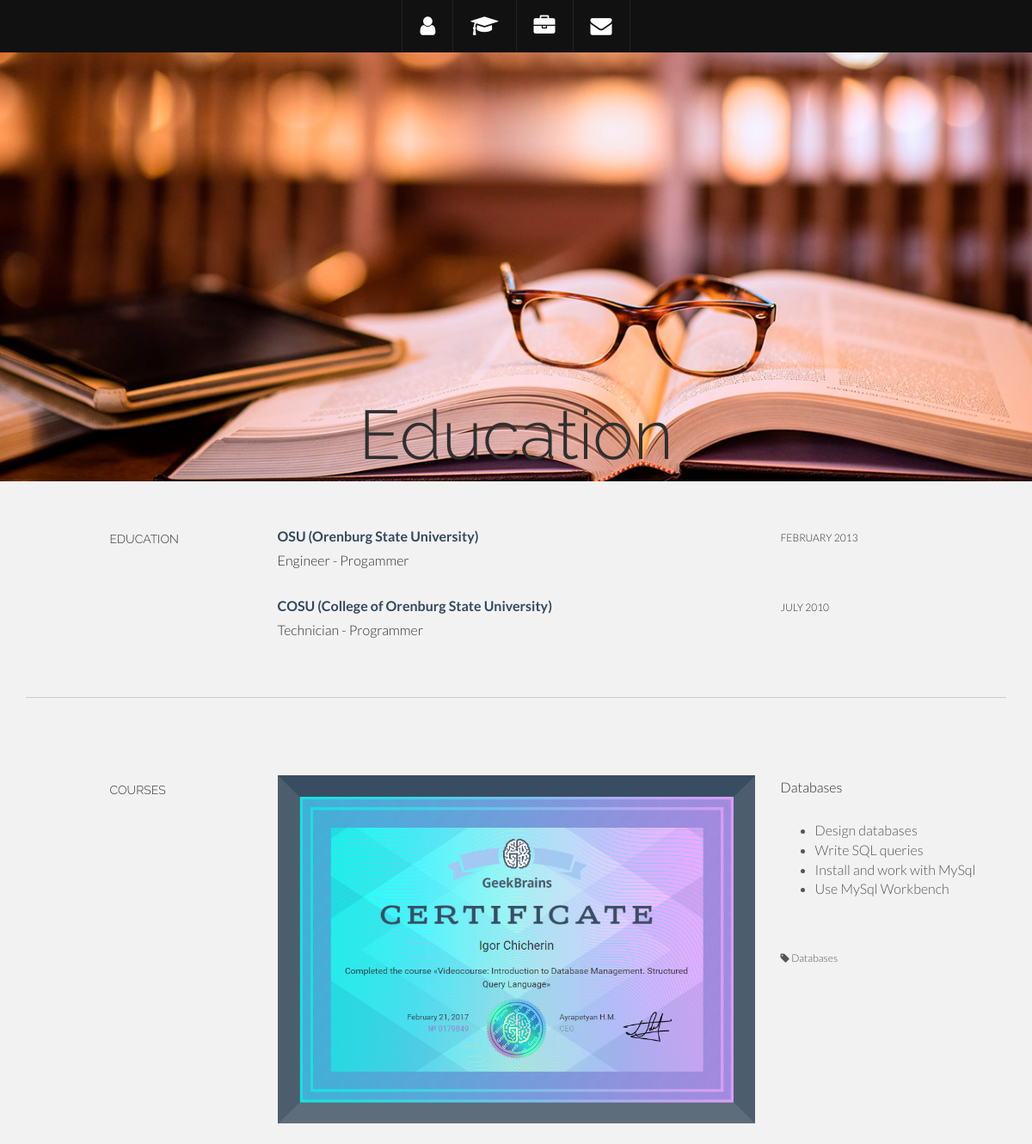
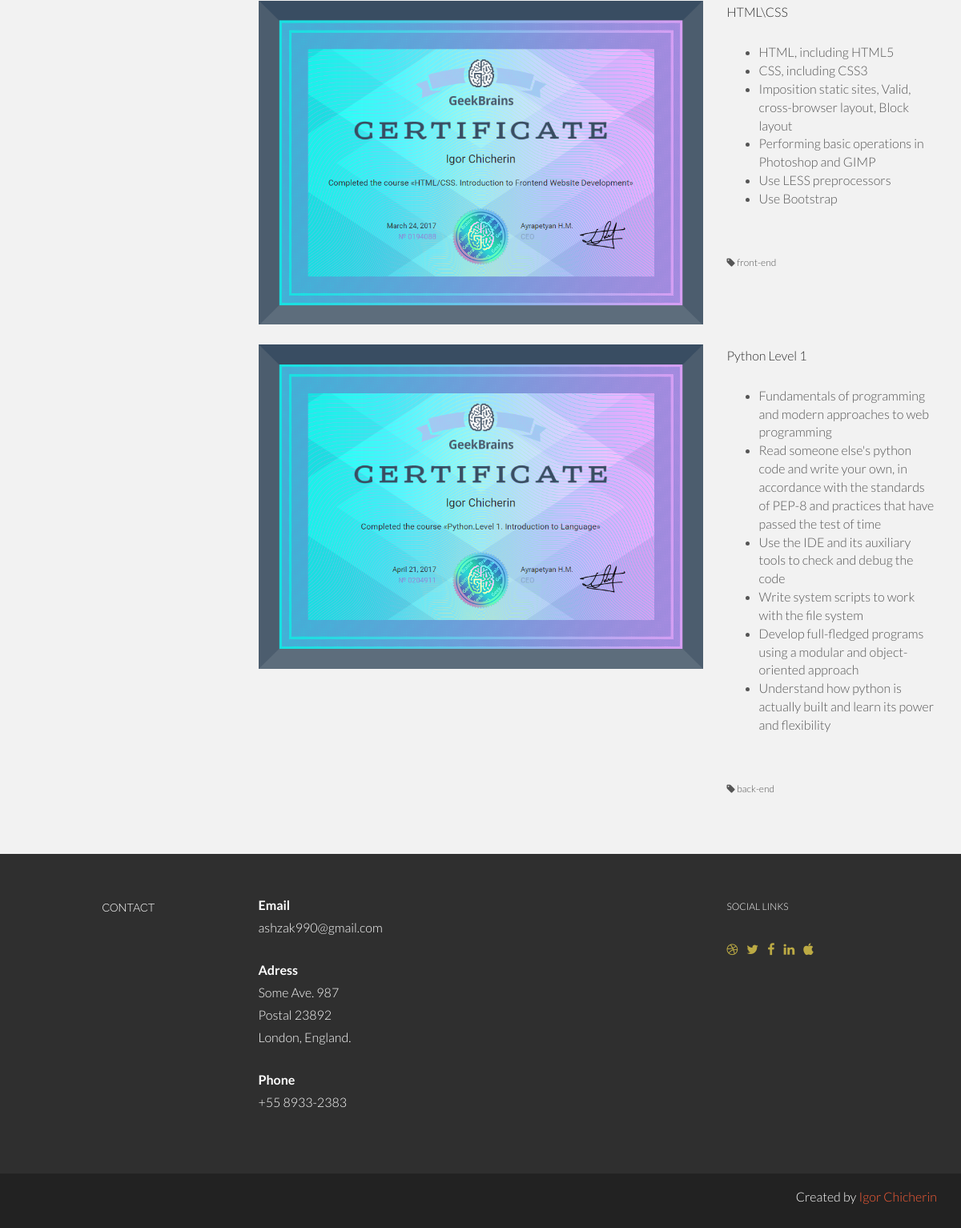
The app's page /education/ with its own data (2 pictures, top to bottom).
### myblog/models.py (models this page shows)
class Education(models.Model):
    img = models.CharField(max_length=150)
    course = models.CharField(max_length=100)
    text = models.TextField()
    tag = models.TextField(max_length=50)

### myblog/views.py (the view)
# urls.py: url(r'^education/$', education_view),
def education_view(request):
    cerficates = Education.objects.all()
    return render_to_response('learn.html', {'education_view': cerficates})

### templates/learn.html (shortened to what this page needs)
{% extends "base.html" %}
{% block menu %}
    <li class="menu-item"><a class="smoothScroll" href="/index/" title="About"><i class="icon-user"></i></a></li>
	<li class="menu-item"><a class="smoothScroll" href="#resume" title="Education"><i class="fa fa-graduation-cap" aria-hidden="true"></i></a></li>
	<li class="menu-item"><a class="smoothScroll" href="/work" title="Works"><i class="icon-briefcase"></i></a></li>
	<li class="menu-item"><a class="smoothScroll" href="#contact" title="Contact"><i class="icon-envelope"></i></a></li>
{% endblock %}
{% block content %}
    <div id="eduheaderwrap">
		<div class="container">
			<div class="row centered">
				<div class="col-lg-12">
					<h1 style="margin-top: 23%">Education</h1>
				</div>
			</div>
		</div>
	</div>
	<div class="container desc">
		<div class="row">
				<div class="col-lg-2 col-lg-offset-1">
					<h5>EDUCATION</h5>
				</div>
				<div class="col-lg-6">
					<p><t><a href="http://www.osu.ru/" style="color: #34495e">OSU (Orenburg State University)</a></t><br/>
						Engineer - Progammer <br/>
					</p>
				</div>
		        <div class="col-lg-3">
					<p><sm>FEBRUARY 2013</sm></p>
				</div>
				<div class="col-lg-6 col-lg-offset-3">
					<p><t><a href="http://uc.osu.ru/" style="color: #34495e">COSU (College of Orenburg State University)</a></t><br/>
						 Technician - Programmer <br/>
					</p>
				</div>
				<div class="col-lg-3">
					<p><sm>JULY 2010</sm></p>
				</div>
		</div>
		<br>
		<hr>
	</div>
		<br>
	<div class="container desc">
		<div class="row">
				<div class="col-lg-2 col-lg-offset-1">
					<h5>COURSES</h5>
				</div>
                {% if not education_view.0 %}
                   <div class="col-lg-6">
                            <p><img class="img-responsive" src="/static/img/port01.jpg" alt=""></p>
                        </div>
                    <p>I HAVE NOT COURSES YET</p>
                {% else %}
                    {% for cert in education_view %}
                        {% if cert == education_view.0 %}
                            <div class="col-lg-6">
                                <p><img class="img-responsive" src="{{ cert.img }}" alt=""></p>
                            </div>
                            <div class="col-lg-3">
                                <p>{{ cert.course }}</p>
                            <p><more>{{ cert.text|safe }}<br/><br/>
                                <sm><i class="icon-tag"></i> {{ cert.tag }}</sm></more>
                            </p>
                            </div>
                        {% else %}
                            <div class="col-lg-6 col-lg-offset-3">
                                <p><img class="img-responsive" src="{{ cert.img }}" alt=""></p>
                            </div>
                            <div class="col-lg-3">
                                    <p>{{ cert.course }}</p>
                                <p><more>{{ cert.text|safe }}<br/><br/>
                                    <sm><i class="icon-tag"></i> {{ cert.tag }}</sm></more>
                                </p>
                            </div>
                        {% endif %}
                    {% endfor %}
		        {% endif %}
		</div>
		<br>
		<br>
	</div>
    {% endblock %}

### static/css/main.css (style rules this page uses)
body { background-color: #f2f2f2; font-family: "Lato"; font-weight: 300; font-size: 16px; color: #555; -webkit-font-smoothing: antialiased; -webkit-overflow-scrolling: touch; }
h1, h2, h3, h4, h5, h6 { font-family: "Raleway"; font-weight: 300; color: #333; }
p { line-height: 28px; margin-bottom: 25px; }
.centered { text-align: center; }
a { color: #f85c37; word-wrap: break-word; -webkit-transition: color 0.1s ease-in, background 0.1s ease-in; -moz-transition: color 0.1s ease-in, background 0.1s ease-in; -ms-transition: color 0.1s ease-in, background 0.1s ease-in; -o-transition: color 0.1s ease-in, background 0.1s ease-in; transition: color 0.1s ease-in, background 0.1s ease-in; }
a:before, a:after { -webkit-transition: color 0.1s ease-in, background 0.1s ease-in; -moz-transition: color 0.1s ease-in, background 0.1s ease-in; -ms-transition: color 0.1s ease-in, background 0.1s ease-in; -o-transition: color 0.1s ease-in, background 0.1s ease-in; transition: color 0.1s ease-in, background 0.1s ease-in; }
hr { display: block; height: 1px; border: 0; border-top: 1px solid #ccc; margin: 1em 0; padding: 0; }
#section-topbar a { color: #fff; }
#section-topbar ul#nav > li { display: block; float: left; padding: 0; }
#section-topbar ul#nav a { display: block; font: normal 11px/18px "Helvetica Neue", Helvetica, Arial, sans-serif; text-decoration: none; padding: 18px 20px 18px 20px; border-left: 1px solid #222; }
#section-topbar i { font-size: 25px; }
#intro h5, p { color: #555; }
#skillswrap h5, p { color: floralwhite; }
.desc { padding-top: 50px; }
.desc p { color: #2f2f2f; }
.desc t { color: #34495e; font-weight: 700; }
.desc more { color: #95a5a6; }
sm { font-size: 12px; }
#eduheaderwrap { background: url(../img/book-header.jpg) no-repeat center top; margin-top: 60px; padding-top:140px; text-align:center; background-attachment: relative; background-position: center center; min-height: 500px; width: 100%; -webkit-background-size: 100%; -moz-background-size: 100%; -o-background-size: 100%; background-size: 100%; -webkit-background-size: cover; -moz-background-size: cover; -o-background-size: cover; background-size: cover; }
#eduheaderwrap h1 { margin-top: 20%; font-size: 80px; color: #2f2f2f; }

### records on screen
Education: img (picture), course "Databases", text "Design databases Write SQL queries Install and work with MySql Use MySql Workbench", tag "Databases"
Education: img (picture), course "HTML\\CSS", text "HTML, including HTML5 CSS, including CSS3 Imposition static sites, Valid, cross-browser layout, Block layout Performing basic operations in Photoshop and GIMP Use LESS preprocessors Use Bootstrap", tag "front-end"
Education: img (picture), course "Python Level 1", text "Fundamentals of programming and modern approaches to web programming Read someone else's python code and write your own, in accordance with the standards of PEP-8 and practices that have passed the test of time Use the IDE and its auxiliary tools to check and debug the code Write system scripts to work with the file system Develop full-fledged programs using a modular and object-oriented approach Understand how python is actually built and learn its power and flexibility", tag "back-end"
